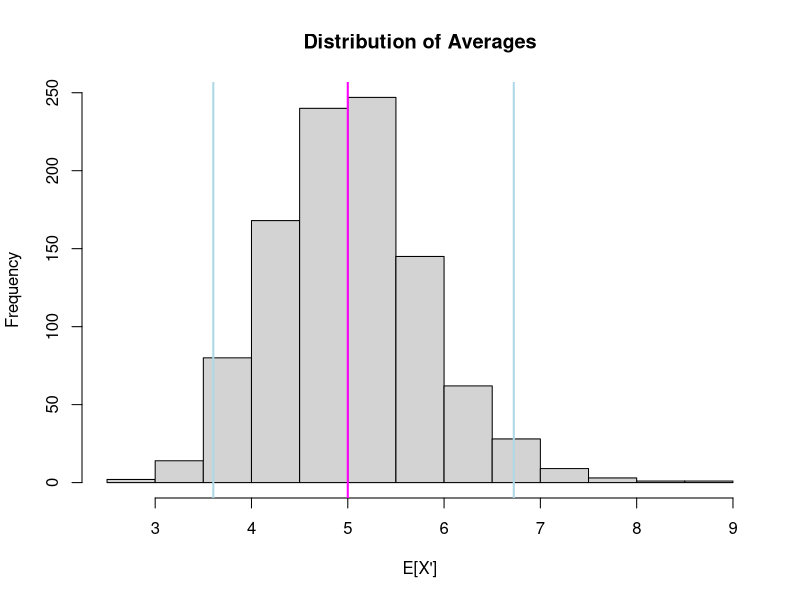
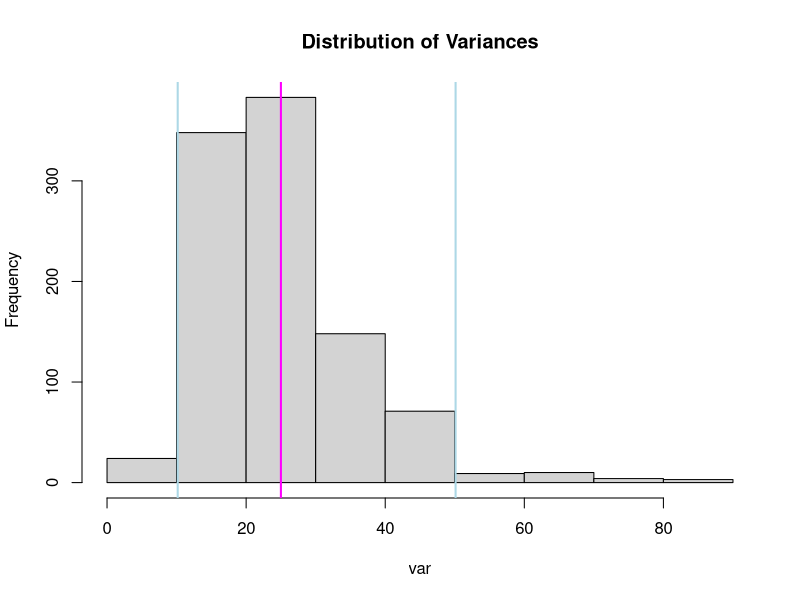
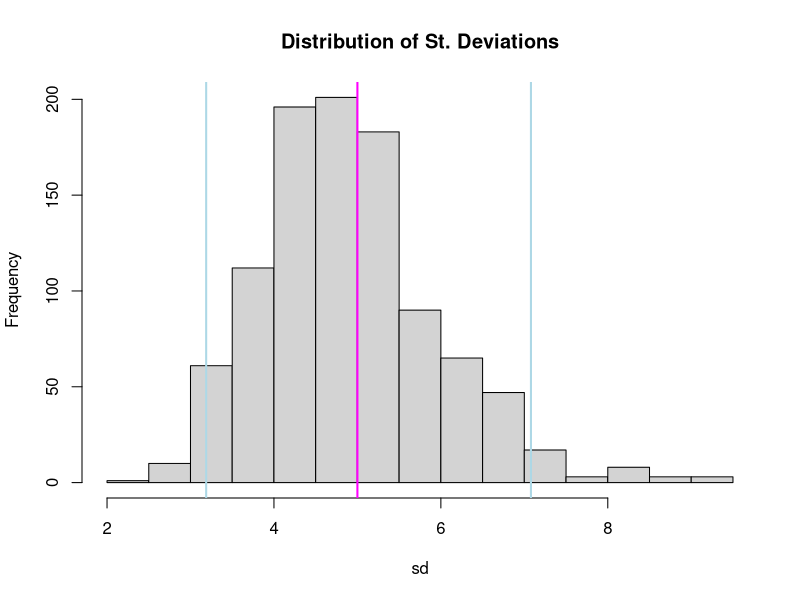
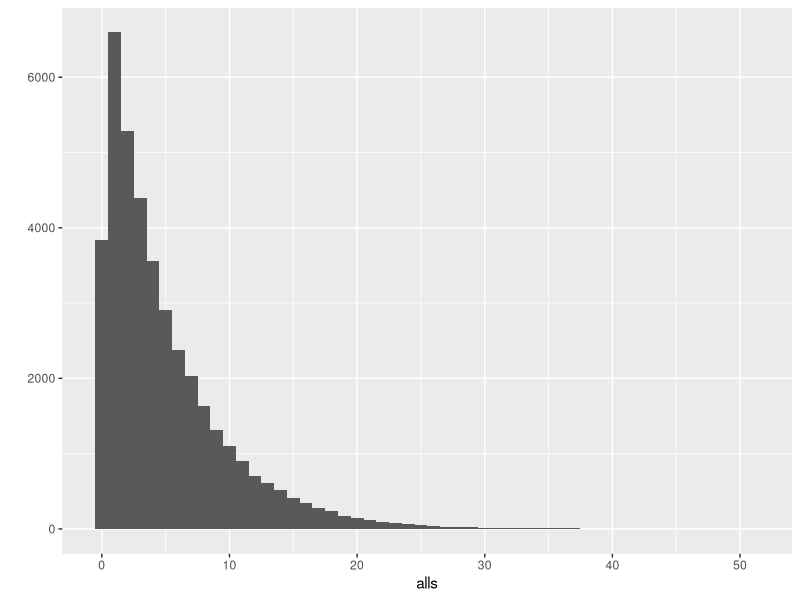
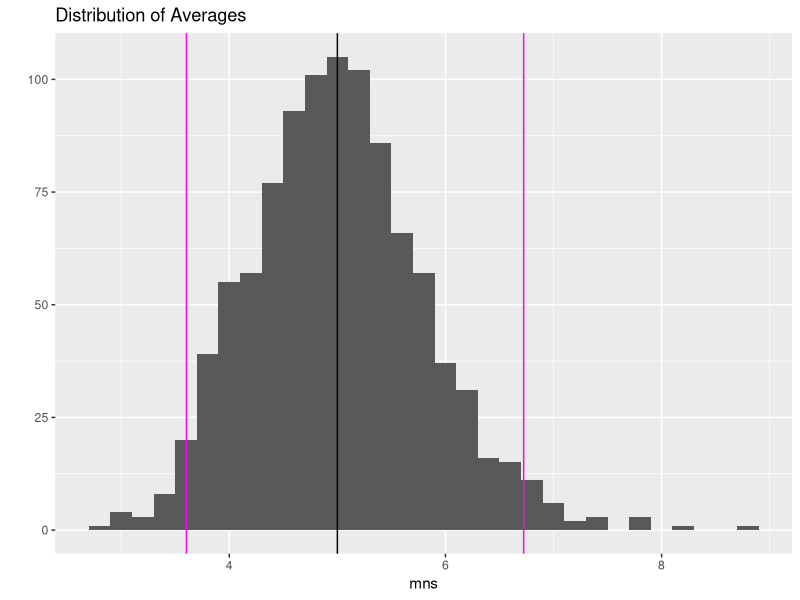
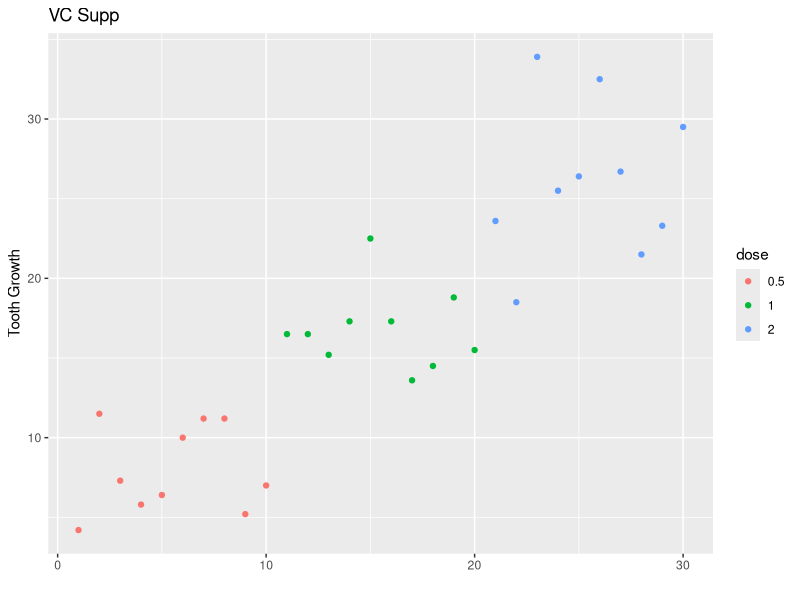
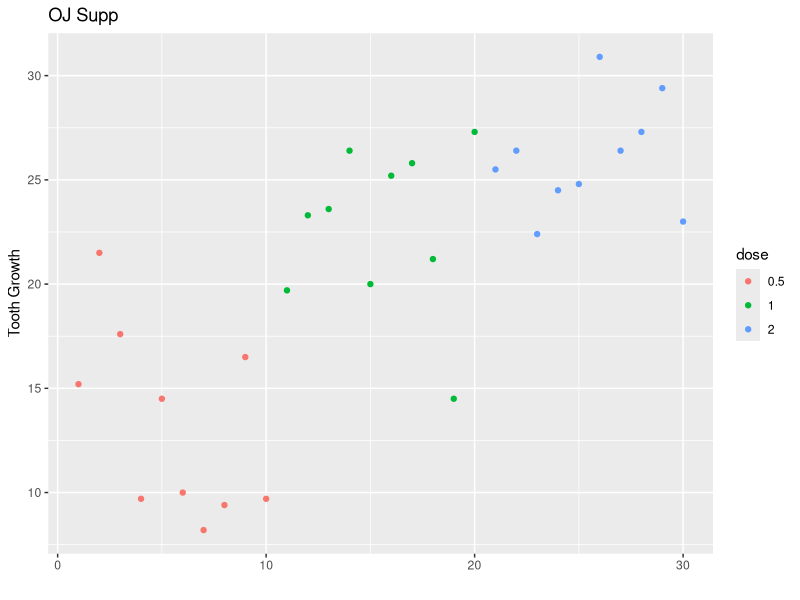
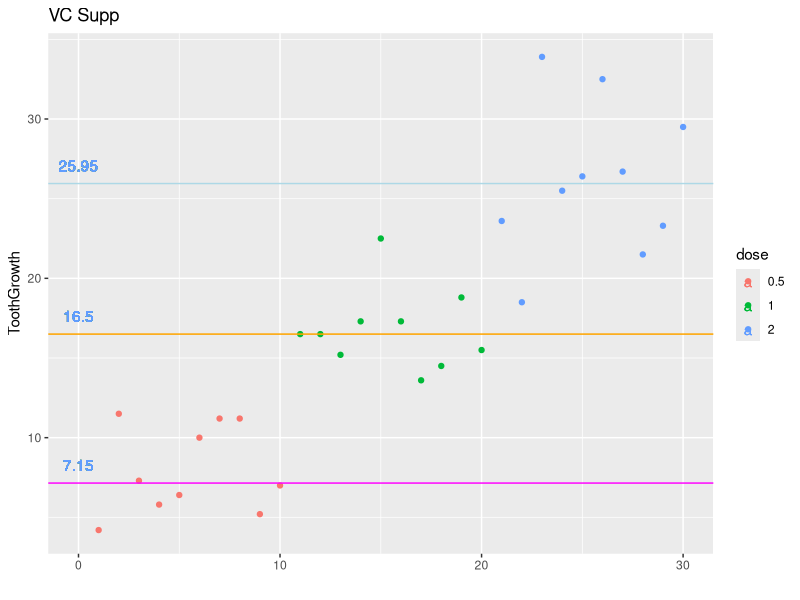

Generate these figures, in order, with R:
## ---- chunk 1
library(ggplot2)

## ---- chunk 2
set.seed(121212)
my_lambda <- 0.2
my_n <- 40
nsim <- 1000

samples <- matrix(nrow = 40, ncol = 1000)
for(i in 1:1000) samples[,i] = rexp(my_n, my_lambda)
## ---- chunk 3
mns <- apply(samples, 2, mean)

sdevs <- apply(samples, 2, sd)

vars <- apply(samples, 2, var)
## ---- chunk 4
hist(mns, main = "Distribution of Averages",
     xlab = "E[X']")
abline(v = 5, col = "magenta", lwd = 2)
abline(v = quantile(mns, c(.025, .975)), col = "lightblue", lwd = 2)
## ---- chunk 5
quantile(mns, c(.025, .975))
## ---- chunk 6
hist(vars, main = "Distribution of Variances",
     xlab = "var")
abline(v = 25, col = "magenta", lwd = 2)
abline(v = quantile(vars, c(.025,.975)), col = "lightblue", lwd = 2)
## ---- chunk 7
hist(sdevs, main = "Distribution of St. Deviations",
     xlab = "sd")
abline(v = 5, col = "magenta", lwd = 2)
abline(v = quantile(sdevs, c(.025,.975)), col = "lightblue", lwd = 2)
## ---- chunk 8
alls <- NULL
for(i in 1:40) {
        alls <- c(alls, samples[i, ])
}
qplot(alls, binwidth = 1)
## ---- chunk 9
g <- qplot(mns, binwidth = .2)
g <- g + geom_vline(xintercept = 5)
g <- g + geom_vline(xintercept = quantile(mns, c(.025, .975)), col = "magenta")
g <- g + ggtitle("Distribution of Averages")
g

## ---- chunk 10
library(datasets)
library(dplyr)
str(ToothGrowth)

## ---- chunk 11
head(ToothGrowth)
## ---- chunk 12
table(ToothGrowth[ToothGrowth$supp == "OJ", 3])
## ---- chunk 13
table(ToothGrowth[ToothGrowth$supp == "VC", 3])
## ---- chunk 14
myVC <- ToothGrowth %>% filter(supp == "VC")
myOJ <- ToothGrowth %>% filter(supp == "OJ")

range(myVC$len)

## ---- chunk 15
range(myOJ$len)
## ---- chunk 16
mean(myOJ$len) - mean(myVC$len)
## ---- chunk 17
myVC$dose <- as.factor(myVC$dose)
qplot(y = len, data = myVC, col = dose, ylab = "Tooth Growth", main = "VC Supp")
## ---- chunk 18
myOJ$dose <- as.factor(myOJ$dose)
qplot(y = len, data = myOJ, col = dose, ylab = "Tooth Growth", main = "OJ Supp")
## ---- chunk 19
VC0.5 <- myVC %>% filter(dose == "0.5")
VC1 <- myVC %>% filter(dose == "1")
VC2 <- myVC %>% filter(dose == "2")
#example outlook
VC1
## ---- chunk 20
t.test(VC1$len - VC0.5$len, paired = F, var.equal = T)
## ---- chunk 21
power.t.test(n = 20, delta = mean(VC1$len) - mean(VC0.5$len), sd = sd(myVC$len), type = "one.sample", alt = "one.sided")$power
## ---- chunk 22
t.test(VC2$len - VC1$len, paired = F, var.equal = T)
## ---- chunk 23
power.t.test(n = 20, delta = mean(VC2$len) - mean(VC1$len), sd = sd(myVC$len), type = "one.sample", alt = "one.sided")$power
## ---- chunk 24
g <- qplot(y = myVC$len, data = myVC, col = dose, ylab = "ToothGrowth", main = "VC Supp")
g <- g + geom_hline(yintercept = median(VC0.5$len), col = "magenta")
g <- g + geom_hline(yintercept = median(VC1$len), col = "orange")
g <- g + geom_hline(yintercept = median(VC2$len), col = "lightblue")
g <- g + geom_text(aes(0,median(VC0.5$len),label = median(VC0.5$len), vjust = -1))
g <- g + geom_text(aes(0,median(VC1$len),label = median(VC1$len), vjust = -1))
g <- g + geom_text(aes(0,median(VC2$len),label = median(VC2$len), vjust = -1))
g
## ---- chunk 25
rbind(
        t.test(VC0.5$len)$conf,
        t.test(VC1$len)$conf,
        t.test(VC2$len)$conf
)
## ---- chunk 26
OJ0.5 <- myOJ %>% filter(dose == "0.5")
OJ1 <- myOJ %>% filter(dose == "1")
OJ2 <- myOJ %>% filter(dose == "2")
## ---- chunk 27
t.test(OJ1$len - OJ0.5$len, paired = F, var.equal = F)
## ---- chunk 28
t.test(OJ2$len - OJ1$len, paired = F, var.equal = F)
## ---- chunk 29
myOJ12 <- rbind(OJ1, OJ2)
g2 <- qplot(y = myOJ$len, data = myOJ, col = dose, ylab = "ToothGrowth", main = "OJ Supp")
g2 <- g2 + geom_hline(yintercept = median(OJ0.5$len), col = "magenta")
g2 <- g2 + geom_hline(yintercept = median(myOJ12$len), col = "orange")
g2 <- g2 + geom_text(aes(0,median(OJ0.5$len),label = median(VC0.5$len), vjust = -1))
g2 <- g2 + geom_text(aes(0,median(myOJ12$len),label = median(VC1$len), vjust = -1))
g2
## ---- chunk 30
rbind(
        t.test(OJ0.5$len)$conf,
        t.test(myOJ12$len)$conf
)
